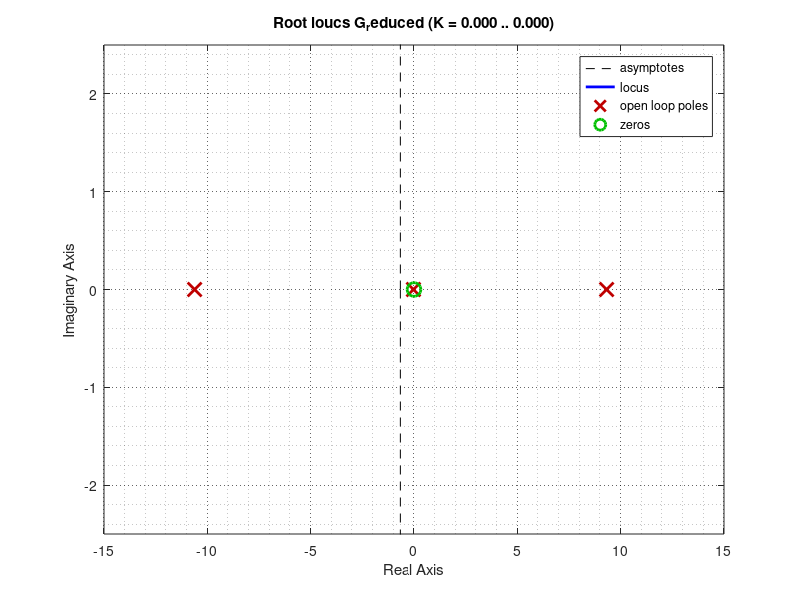

This chart was generated by the following MATLAB code:
clear all
close all
clc

% Cubli model parameters
T_m=0.005;
K=0.5;
J_w=0.601e-3;
J_f=2.8e-3;
B_w=17.03e-6;
B_f=6.08e-3;
m_w=0.222;
m_f=0.354;
g=9.82;
l_w=0.093;
l_f=0.076;

% Transfer function of the system
s=tf('s');
G=(-J_w*s^2)/((J_w*s^2+B_w*s)*((J_f+m_w*l_w^2)*s^2+B_f*s-(m_w*l_w+m_f*l_f)*g+((B_w*J_w*s^3)/(J_w*s^2+B_w*s))));
G_reduced=minreal(G);   % Equal poles and zeros cancelled each other

% Analysis in the s-domain
rlocus(G_reduced);
set(findall(gcf,'Type','line','color','b'), 'LineWidth', 1.4)
set(findall(gcf,'Type','line','color','[0 0.5 0]'), 'LineWidth', 1.4)
set(findall(gcf,'Type','line','color','r'), 'LineWidth', 1.4)

axis([-15 15 -2.5 2.5]);
set(gca,'XGrid', 'on', 'XMinorGrid', 'on', 'YGrid', 'on', 'YMinorGrid', 'on')
set(gca, 'GridLineStyle',':', 'GridColor', 'k', 'GridAlpha', .6)
